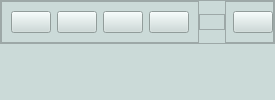
            <widget class="QWidget" name="topMenuContainer" native="true">
             <property name="styleSheet">
              <string notr="true">background-color: rgb(203, 218, 216);</string>
             </property>
             <layout class="QVBoxLayout" name="verticalLayout_2">
              <property name="spacing">
               <number>0</number>
              </property>
              <property name="leftMargin">
               <number>0</number>
              </property>
              <property name="topMargin">
               <number>0</number>
              </property>
              <property name="rightMargin">
               <number>0</number>
              </property>
              <property name="bottomMargin">
               <number>0</number>
              </property>
              <item alignment="Qt::AlignTop">
               <widget class="QWidget" name="topMenuSubContainer" native="true">
                <property name="styleSheet">
                 <string notr="true"/>
                </property>
                <layout class="QVBoxLayout" name="verticalLayout_34">
                 <property name="spacing">
                  <number>0</number>
                 </property>
                 <property name="leftMargin">
                  <number>0</number>
                 </property>
                 <property name="topMargin">
                  <number>0</number>
                 </property>
                 <property name="rightMargin">
                  <number>0</number>
                 </property>
                 <property name="bottomMargin">
                  <number>0</number>
                 </property>
                 <item>
                  <widget class="QFrame" name="frame_3">
                   <property name="frameShape">
                    <enum>QFrame::StyledPanel</enum>
                   </property>
                   <property name="frameShadow">
                    <enum>QFrame::Raised</enum>
                   </property>
                   <layout class="QHBoxLayout" name="horizontalLayout">
                    <property name="spacing">
                     <number>0</number>
                    </property>
                    <property name="leftMargin">
                     <number>0</number>
                    </property>
                    <property name="topMargin">
                     <number>0</number>
                    </property>
                    <property name="rightMargin">
                     <number>0</number>
                    </property>
                    <property name="bottomMargin">
                     <number>0</number>
                    </property>
                    <item alignment="Qt::AlignLeft|Qt::AlignVCenter">
                     <widget class="QFrame" name="mainButtonsFrame">
                      <property name="frameShape">
                       <enum>QFrame::StyledPanel</enum>
                      </property>
                      <property name="frameShadow">
                       <enum>QFrame::Raised</enum>
                      </property>
                      <layout class="QHBoxLayout" name="horizontalLayout_2">
                       <item>
                        <widget class="QPushButton" name="homeBtn">
                         <property name="cursor">
                          <cursorShape>PointingHandCursor</cursorShape>
                         </property>
                         <property name="toolTip">
                          <string>Home</string>
                         </property>
                         <property name="styleSheet">
                          <string notr="true"/>
                         </property>
                         <property name="text">
                          <string/>
                         </property>
                         <property name="icon">
                          <iconset resource="resources.qrc">
                           <normaloff>:/icons/icons/IconoHomeAzul.svg</normaloff>:/icons/icons/IconoHomeAzul.svg</iconset>
                         </property>
                         <property name="iconSize">
                          <size>
                           <width>48</width>
                           <height>48</height>
                          </size>
                         </property>
                        </widget>
                       </item>
                       <item>
                        <widget class="QPushButton" name="settingsBtn">
                         <property name="cursor">
                          <cursorShape>PointingHandCursor</cursorShape>
                         </property>
                         <property name="toolTip">
                          <string>Config</string>
                         </property>
                         <property name="styleSheet">
                          <string notr="true"/>
                         </property>
                         <property name="text">
                          <string/>
                         </property>
                         <property name="icon">
                          <iconset>
                           <normaloff>icons/IconoConfiAzul.svg</normaloff>icons/IconoConfiAzul.svg</iconset>
                         </property>
                         <property name="iconSize">
                          <size>
                           <width>48</width>
                           <height>48</height>
                          </size>
                         </property>
                         <property name="checkable">
                          <bool>false</bool>
                         </property>
                         <property name="checked">
                          <bool>false</bool>
                         </property>
                        </widget>
                       </item>
                       <item>
                        <widget class="QPushButton" name="missionBtn">
                         <property name="cursor">
                          <cursorShape>PointingHandCursor</cursorShape>
                         </property>
                         <property name="toolTip">
                          <string>Mission</string>
                         </property>
                         <property name="text">
                          <string/>
                         </property>
                         <property name="icon">
                          <iconset resource="resources.qrc">
                           <normaloff>:/icons/icons/IconoMisionAzul.svg</normaloff>:/icons/icons/IconoMisionAzul.svg</iconset>
                         </property>
                         <property name="iconSize">
                          <size>
                           <width>48</width>
                           <height>48</height>
                          </size>
                         </property>
                        </widget>
                       </item>
                       <item>
                        <widget class="QPushButton" name="reportBtn">
                         <property name="cursor">
                          <cursorShape>PointingHandCursor</cursorShape>
                         </property>
                         <property name="toolTip">
                          <string>Report</string>
                         </property>
                         <property name="styleSheet">
                          <string notr="true">background-color: rgb(203, 218, 216);</string>
                         </property>
                         <property name="text">
                          <string/>
                         </property>
                         <property name="icon">
                          <iconset resource="resources.qrc">
                           <normaloff>:/icons/icons/IconoReporteAzul.svg</normaloff>:/icons/icons/IconoReporteAzul.svg</iconset>
                         </property>
                         <property name="iconSize">
                          <size>
                           <width>48</width>
                           <height>48</height>
                          </size>
                         </property>
                        </widget>
                       </item>
                      </layout>
                     </widget>
                    </item>
                    <item alignment="Qt::AlignHCenter|Qt::AlignVCenter">
                     <widget class="QFrame" name="frame_8">
                      <property name="frameShape">
                       <enum>QFrame::StyledPanel</enum>
                      </property>
                      <property name="frameShadow">
                       <enum>QFrame::Raised</enum>
                      </property>
                      <layout class="QHBoxLayout" name="horizontalLayout_4">
                       <property name="spacing">
                        <number>10</number>
                       </property>
                       <property name="leftMargin">
                        <number>0</number>
                       </property>
                       <property name="topMargin">
                        <number>0</number>
                       </property>
                       <property name="rightMargin">
                        <number>0</number>
                       </property>
                       <property name="bottomMargin">
                        <number>0</number>
                       </property>
                       <item>
                        <widget class="QLabel" name="Univalle">
                         <property name="maximumSize">
                          <size>
                           <width>37</width>
                           <height>48</height>
                          </size>
                         </property>
                         <property name="text">
                          <string/>
                         </property>
                         <property name="pixmap">
                          <pixmap resource="resources.qrc">:/icons/icons/Univalle.svg</pixmap>
                         </property>
                         <property name="scaledContents">
                          <bool>true</bool>
                         </property>
                        </widget>
                       </item>
                       <item>
                        <widget class="QLabel" name="MasterDrones">
                         <property name="maximumSize">
                          <size>
                           <width>230</width>
                           <height>48</height>
                          </size>
                         </property>
                         <property name="text">
                          <string/>
                         </property>
                         <property name="pixmap">
                          <pixmap resource="resources.qrc">:/icons/icons/MasterDrones.svg</pixmap>
                         </property>
                         <property name="scaledContents">
                          <bool>true</bool>
                         </property>
                        </widget>
                       </item>
                      </layout>
                     </widget>
                    </item>
                    <item alignment="Qt::AlignRight">
                     <widget class="QFrame" name="logoLabelFrame">
                      <property name="maximumSize">
                       <size>
                        <width>1000</width>
                        <height>1000</height>
                       </size>
                      </property>
                      <property name="frameShape">
                       <enum>QFrame::StyledPanel</enum>
                      </property>
                      <property name="frameShadow">
                       <enum>QFrame::Raised</enum>
                      </property>
                      <layout class="QHBoxLayout" name="horizontalLayout_31">
                       <property name="spacing">
                        <number>0</number>
                       </property>
                       <property name="leftMargin">
                        <number>0</number>
                       </property>
                       <property name="topMargin">
                        <number>0</number>
                       </property>
                       <property name="rightMargin">
                        <number>0</number>
                       </property>
                       <property name="bottomMargin">
                        <number>0</number>
                       </property>
                       <item>
                        <widget class="QLabel" name="PSI">
                         <property name="maximumSize">
                          <size>
                           <width>110</width>
                           <height>48</height>
                          </size>
                         </property>
                         <property name="text">
                          <string/>
                         </property>
                         <property name="pixmap">
                          <pixmap resource="resources.qrc">:/icons/icons/PSI.svg</pixmap>
                         </property>
                         <property name="scaledContents">
                          <bool>true</bool>
                         </property>
                        </widget>
                       </item>
                       <item>
                        <widget class="QPushButton" name="userBtn_2">
                         <property name="cursor">
                          <cursorShape>PointingHandCursor</cursorShape>
                         </property>
                         <property name="toolTip">
                          <string>User </string>
                         </property>
                         <property name="text">
                          <string/>
                         </property>
                         <property name="icon">
                          <iconset resource="resources.qrc">
                           <normaloff>:/icons/icons/userAzul.svg</normaloff>:/icons/icons/userAzul.svg</iconset>
                         </property>
                         <property name="iconSize">
                          <size>
                           <width>48</width>
                           <height>48</height>
                          </size>
                         </property>
                        </widget>
                       </item>
                      </layout>
                     </widget>
                    </item>
                   </layout>
                  </widget>
                 </item>
                </layout>
               </widget>
              </item>
             </layout>
            </widget>
